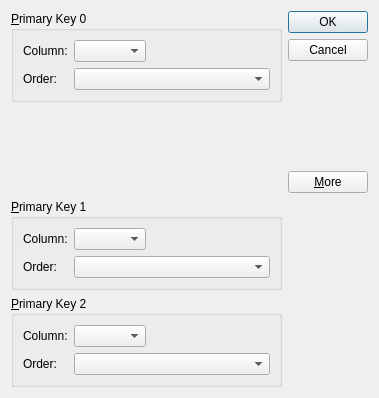
<?xml version="1.0" encoding="UTF-8"?>
<ui version="4.0">
 <class>dlg_sort</class>
 <widget class="QDialog" name="dlg_sort">
  <property name="geometry">
   <rect>
    <x>0</x>
    <y>0</y>
    <width>379</width>
    <height>398</height>
   </rect>
  </property>
  <property name="cursor">
   <cursorShape>ArrowCursor</cursorShape>
  </property>
  <property name="windowTitle">
   <string>sort</string>
  </property>
  <layout class="QGridLayout" name="gridLayout_4">
   <item row="0" column="0">
    <widget class="QGroupBox" name="groupBox">
     <property name="title">
      <string>&amp;Primary Key 0</string>
     </property>
     <layout class="QGridLayout" name="gridLayout">
      <item row="0" column="0">
       <widget class="QLabel" name="label">
        <property name="text">
         <string>Column:</string>
        </property>
       </widget>
      </item>
      <item row="1" column="0">
       <widget class="QLabel" name="label_2">
        <property name="text">
         <string>Order:</string>
        </property>
       </widget>
      </item>
      <item row="0" column="1">
       <widget class="QComboBox" name="comboBox"/>
      </item>
      <item row="1" column="1" colspan="3">
       <widget class="QComboBox" name="comboBox_2"/>
      </item>
      <item row="0" column="2">
       <spacer name="horizontalSpacer">
        <property name="orientation">
         <enum>Qt::Horizontal</enum>
        </property>
        <property name="sizeHint" stdset="0">
         <size>
          <width>40</width>
          <height>20</height>
         </size>
        </property>
       </spacer>
      </item>
     </layout>
    </widget>
   </item>
   <item row="0" column="1" rowspan="2">
    <layout class="QVBoxLayout" name="verticalLayout">
     <item>
      <widget class="QPushButton" name="pushButton">
       <property name="text">
        <string>OK</string>
       </property>
      </widget>
     </item>
     <item>
      <widget class="QPushButton" name="pushButton_2">
       <property name="text">
        <string>Cancel</string>
       </property>
      </widget>
     </item>
     <item>
      <spacer name="verticalSpacer_2">
       <property name="orientation">
        <enum>Qt::Vertical</enum>
       </property>
       <property name="sizeHint" stdset="0">
        <size>
         <width>20</width>
         <height>40</height>
        </size>
       </property>
      </spacer>
     </item>
     <item>
      <widget class="QPushButton" name="pushButton_3">
       <property name="text">
        <string>&amp;More</string>
       </property>
      </widget>
     </item>
    </layout>
   </item>
   <item row="1" column="0">
    <spacer name="verticalSpacer">
     <property name="orientation">
      <enum>Qt::Vertical</enum>
     </property>
     <property name="sizeHint" stdset="0">
      <size>
       <width>20</width>
       <height>71</height>
      </size>
     </property>
    </spacer>
   </item>
   <item row="2" column="0">
    <widget class="QGroupBox" name="groupBox_2">
     <property name="title">
      <string>&amp;Primary Key 1</string>
     </property>
     <layout class="QGridLayout" name="gridLayout_2">
      <item row="0" column="0">
       <widget class="QLabel" name="label_3">
        <property name="text">
         <string>Column:</string>
        </property>
       </widget>
      </item>
      <item row="1" column="0">
       <widget class="QLabel" name="label_4">
        <property name="text">
         <string>Order:</string>
        </property>
       </widget>
      </item>
      <item row="0" column="1">
       <widget class="QComboBox" name="comboBox_3"/>
      </item>
      <item row="1" column="1" colspan="3">
       <widget class="QComboBox" name="comboBox_4"/>
      </item>
      <item row="0" column="2">
       <spacer name="horizontalSpacer_2">
        <property name="orientation">
         <enum>Qt::Horizontal</enum>
        </property>
        <property name="sizeHint" stdset="0">
         <size>
          <width>40</width>
          <height>20</height>
         </size>
        </property>
       </spacer>
      </item>
     </layout>
    </widget>
   </item>
   <item row="3" column="0">
    <widget class="QGroupBox" name="groupBox_3">
     <property name="title">
      <string>&amp;Primary Key 2</string>
     </property>
     <layout class="QGridLayout" name="gridLayout_3">
      <item row="0" column="0">
       <widget class="QLabel" name="label_5">
        <property name="text">
         <string>Column:</string>
        </property>
       </widget>
      </item>
      <item row="1" column="0">
       <widget class="QLabel" name="label_6">
        <property name="text">
         <string>Order:</string>
        </property>
       </widget>
      </item>
      <item row="0" column="1">
       <widget class="QComboBox" name="comboBox_5"/>
      </item>
      <item row="1" column="1" colspan="3">
       <widget class="QComboBox" name="comboBox_6"/>
      </item>
      <item row="0" column="2">
       <spacer name="horizontalSpacer_3">
        <property name="orientation">
         <enum>Qt::Horizontal</enum>
        </property>
        <property name="sizeHint" stdset="0">
         <size>
          <width>40</width>
          <height>20</height>
         </size>
        </property>
       </spacer>
      </item>
     </layout>
    </widget>
   </item>
  </layout>
 </widget>
 <resources/>
 <connections>
  <connection>
   <sender>pushButton_3</sender>
   <signal>toggled(bool)</signal>
   <receiver>groupBox_2</receiver>
   <slot>setVisible(bool)</slot>
   <hints>
    <hint type="sourcelabel">
     <x>317</x>
     <y>157</y>
    </hint>
    <hint type="destinationlabel">
     <x>135</x>
     <y>220</y>
    </hint>
   </hints>
  </connection>
  <connection>
   <sender>pushButton_3</sender>
   <signal>toggled(bool)</signal>
   <receiver>groupBox_3</receiver>
   <slot>setVisible(bool)</slot>
   <hints>
    <hint type="sourcelabel">
     <x>317</x>
     <y>157</y>
    </hint>
    <hint type="destinationlabel">
     <x>135</x>
     <y>322</y>
    </hint>
   </hints>
  </connection>
  <connection>
   <sender>pushButton</sender>
   <signal>clicked()</signal>
   <receiver>dlg_sort</receiver>
   <slot>accept()</slot>
   <hints>
    <hint type="sourcelabel">
     <x>292</x>
     <y>33</y>
    </hint>
    <hint type="destinationlabel">
     <x>84</x>
     <y>110</y>
    </hint>
   </hints>
  </connection>
  <connection>
   <sender>pushButton_2</sender>
   <signal>clicked()</signal>
   <receiver>dlg_sort</receiver>
   <slot>reject()</slot>
   <hints>
    <hint type="sourcelabel">
     <x>316</x>
     <y>66</y>
    </hint>
    <hint type="destinationlabel">
     <x>181</x>
     <y>123</y>
    </hint>
   </hints>
  </connection>
 </connections>
</ui>
